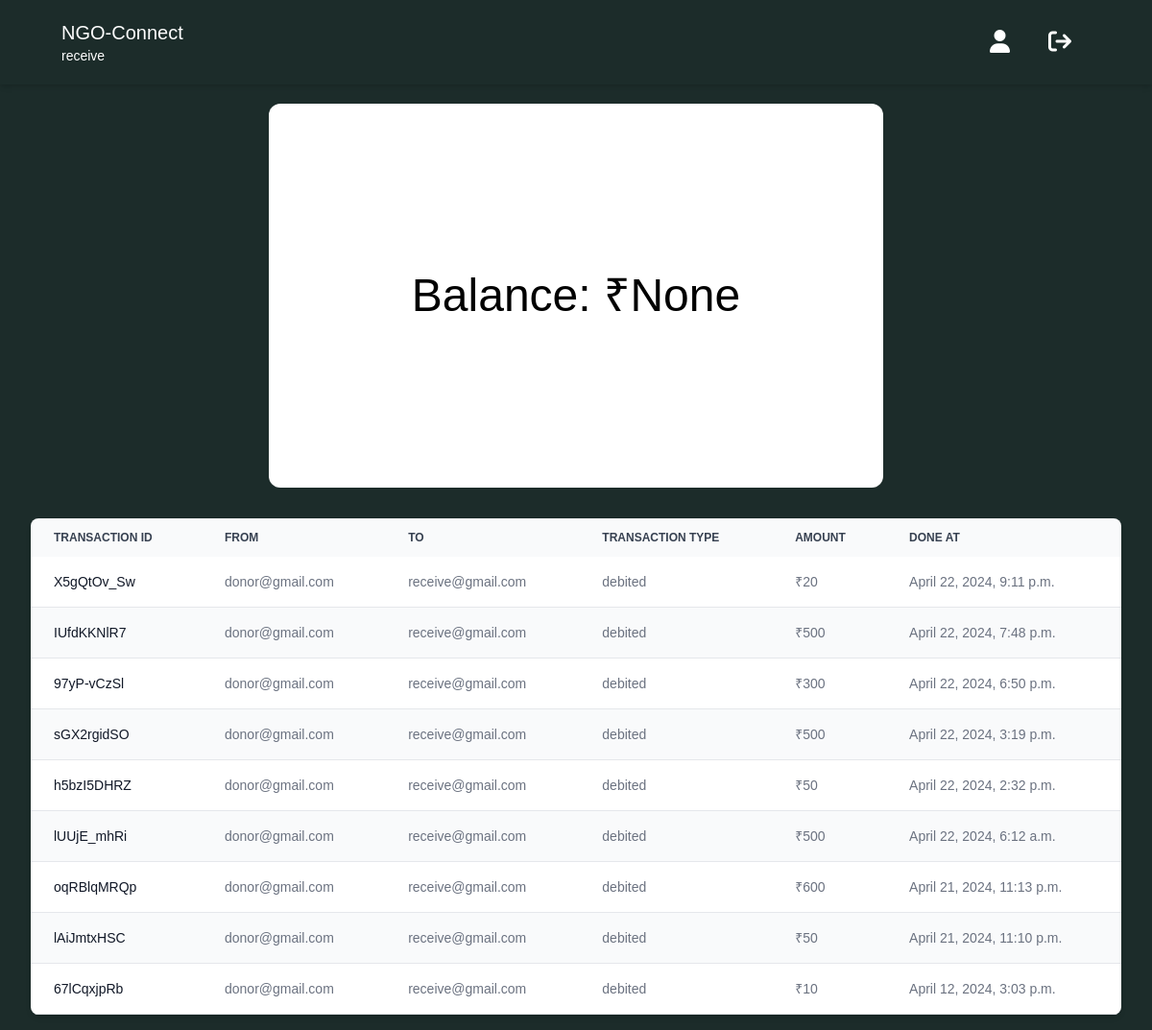
Screenshot of /ngo/ngo_balance_sheet (signed in) with the database file from the repository.
### ngo/models.py (models this page shows)
class NgoBankTransactions(models.Model):
    from_user = models.ForeignKey(User, on_delete=models.CASCADE, related_name='sent', null=True)
    to_user = models.ForeignKey(User, on_delete=models.CASCADE, related_name='received', null=True)
    amount = models.IntegerField(null=True)
    transaction_id = models.CharField(max_length=10, null=True)
    transaction_type = models.CharField(max_length=8, choices=(('credited', 'credited'), ('debited', 'debited')), null=True)
    done_at = models.DateTimeField(auto_now=True,blank=True, null=True)

### ngo/views.py (the view)
# urls.py: path('ngo_balance_sheet', views.ngo_balance_sheet, name="ngo_balance_sheet"),
def ngo_balance_sheet(request):
    profile=request.user
    try:
        bank = NgoBank.objects.get(user=request.user)
    except NgoBank.DoesNotExist:
        bank = NgoBank(user=request.user)
    transactions = NgoBankTransactions.objects.filter(
        Q(from_user=request.user) | Q(to_user=request.user)
    ).order_by('-done_at')
    context = {
        'user': profile,
        'bank': bank,
        'transactions': transactions,
    }
    return render(request, 'ngo_balance_sheet.html', context)

### ngo/templates/ngo_balance_sheet.html (shortened to what this page needs)
<!DOCTYPE html>
<html lang="en">
<head>
    <script src="https://cdn.tailwindcss.com"></script>
    <link rel="stylesheet" href="https://cdnjs.cloudflare.com/ajax/libs/font-awesome/6.1.1/css/all.min.css" />
</head>
<body style="font-family: sans-serif; background-color: #1C2C2A;" >
    <header
    class="lg:px-16 px-4 flex flex-wrap items-center py-4 shadow-md"
>
    <div class="flex-1 flex justify-between items-center">
      <a href="#" class="text-xl text-white">NGO-Connect <p class="text-sm">{{ user.first_name }}</p></a>
    </div>
    <div class="hidden lg:flex lg:items-center lg:w-auto w-full" id="menu">
        <nav>
            <ul class="lg:flex items-center justify-between text-base text-gray-700 pt-4 lg:pt-0">
                <li><a class="lg:p-4 py-3 rounded-md px-0 mx-1 block text-white" href="/ngo/ngo_profile_page"><i class="fa fa-user fa-xl" aria-hidden="true"></i></a></li>
                <li><a class="lg:p-4 py-3 rounded-md text-white px-0 mx-1 block" href="/logout"><i class="fa fa-sign-out fa-xl" aria-hidden="true"></i></a></li>
            </ul>
        </nav>
    </div>
</header>
<section class="m-1 flex justify-center items-center" id="balance">
    <div class="flex justify-center items-center text-center h-full w-full my-4 py-4 bg-white rounded-xl" style="height: 50vh; width: 80vh;">
        <h1 class="text-5xl">Balance: ₹{{bank.current_balance}}</h1>
    </div>
</section>
<section id="transactions" class="m-4 px-4">
    {% if transactions %}
    <div class="relative overflow-x-auto shadow-md sm:rounded-lg">
        <table class="w-full text-sm text-left rtl:text-right text-gray-500 dark:text-gray-400">
            <thead class="text-xs text-gray-700 uppercase bg-gray-50 dark:bg-gray-700 dark:text-gray-400">
                <tr>
                    <th scope="col" class="px-6 py-3">
                        Transaction Id
                    </th>
                    <th scope="col" class="px-6 py-3">
                        From
                    </th>
                    <th scope="col" class="px-6 py-3">
                        To
                    </th>
                    <th scope="col" class="px-6 py-3">
                        Transaction Type
                    </th>
                    <th scope="col" class="px-6 py-3">
                        Amount
                    </th>
                    <th scope="col" class="px-6 py-3">
                        Done At
                    </th>
                </tr>
            </thead>
            <tbody>
                {% for i in transactions %}
                <tr class="odd:bg-white odd:dark:bg-gray-900 even:bg-gray-50 even:dark:bg-gray-800 border-b dark:border-gray-700">
                    <th scope="row" class="px-6 py-4 font-medium text-gray-900 whitespace-nowrap dark:text-white">
                        {{ i.transaction_id }}
                    </th>
                    <td class="px-6 py-4">
                        {{ i.from_user }}
                    </td>
                    <td class="px-6 py-4">
                        {{ i.to_user }}
                    </td>
                    <td class="px-6 py-4">
                        {{ i.transaction_type }}
                    </td>
                    <td class="px-6 py-4">
                        ₹{{ i.amount }}
                    </td>
                    <td class="px-6 py-4">
                        {{ i.done_at }}
                    </td>
                </tr>
                {% endfor %}
            </tbody>
        </table>
    </div>
    {% endif %}
</section>
</body>
</html>

### rows the page displays
NgoBankTransactions: transaction_id "X5gQtOv_Sw", from_user "donor@gmail.com", to_user "receive@gmail.com", transaction_type "debited", amount "20", done_at "April 22, 2024, 9:11 p.m."
NgoBankTransactions: transaction_id "IUfdKKNlR7", from_user "donor@gmail.com", to_user "receive@gmail.com", transaction_type "debited", amount "500", done_at "April 22, 2024, 7:48 p.m."
NgoBankTransactions: transaction_id "97yP-vCzSl", from_user "donor@gmail.com", to_user "receive@gmail.com", transaction_type "debited", amount "300", done_at "April 22, 2024, 6:50 p.m."
NgoBankTransactions: transaction_id "sGX2rgidSO", from_user "donor@gmail.com", to_user "receive@gmail.com", transaction_type "debited", amount "500", done_at "April 22, 2024, 3:19 p.m."
NgoBankTransactions: transaction_id "h5bzI5DHRZ", from_user "donor@gmail.com", to_user "receive@gmail.com", transaction_type "debited", amount "50", done_at "April 22, 2024, 2:32 p.m."
NgoBankTransactions: transaction_id "lUUjE_mhRi", from_user "donor@gmail.com", to_user "receive@gmail.com", transaction_type "debited", amount "500", done_at "April 22, 2024, 6:12 a.m."
NgoBankTransactions: transaction_id "oqRBlqMRQp", from_user "donor@gmail.com", to_user "receive@gmail.com", transaction_type "debited", amount "600", done_at "April 21, 2024, 11:13 p.m."
NgoBankTransactions: transaction_id "lAiJmtxHSC", from_user "donor@gmail.com", to_user "receive@gmail.com", transaction_type "debited", amount "50", done_at "April 21, 2024, 11:10 p.m."
NgoBankTransactions: transaction_id "67lCqxjpRb", from_user "donor@gmail.com", to_user "receive@gmail.com", transaction_type "debited", amount "10", done_at "April 12, 2024, 3:03 p.m."

### other values shown
{{ user.first_name }} "receive"
{{ bank.current_balance }} "None"
